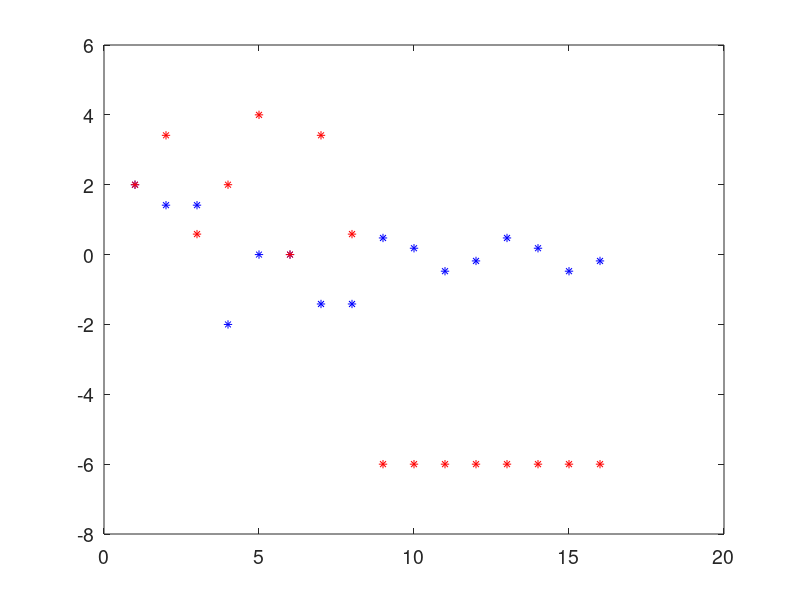
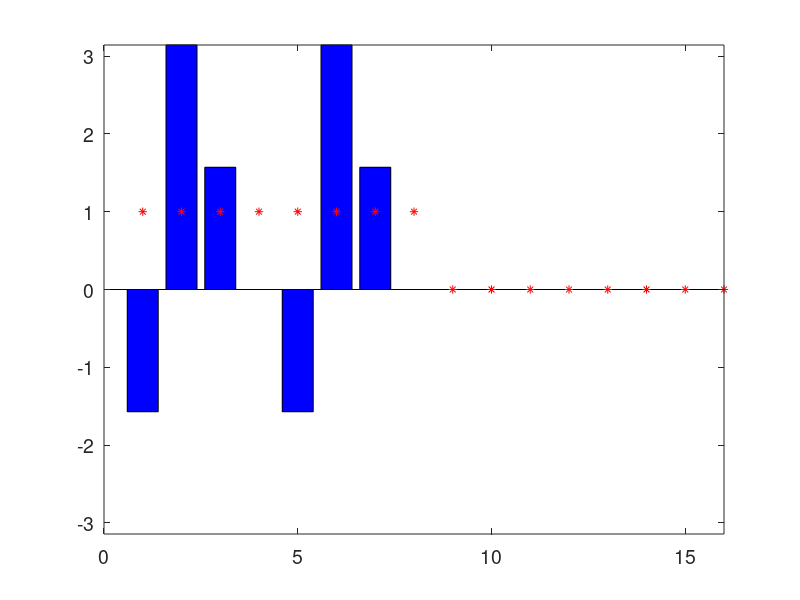
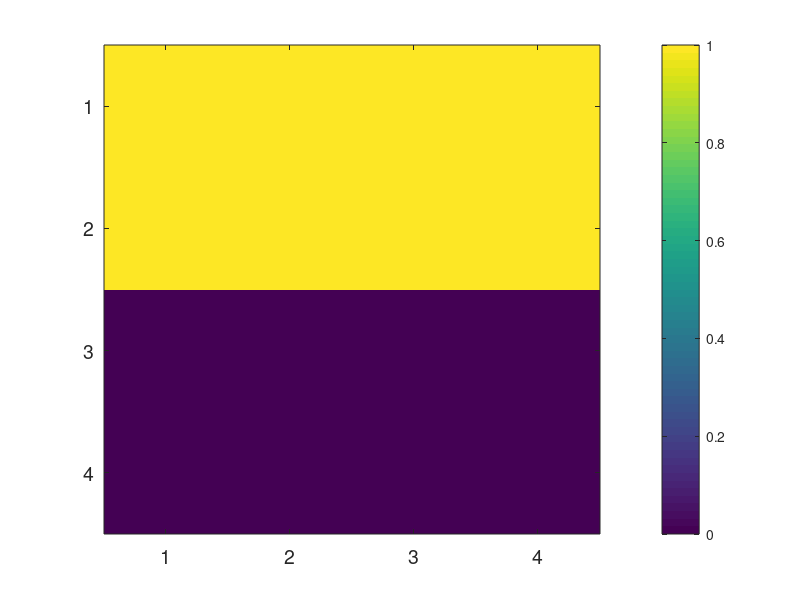
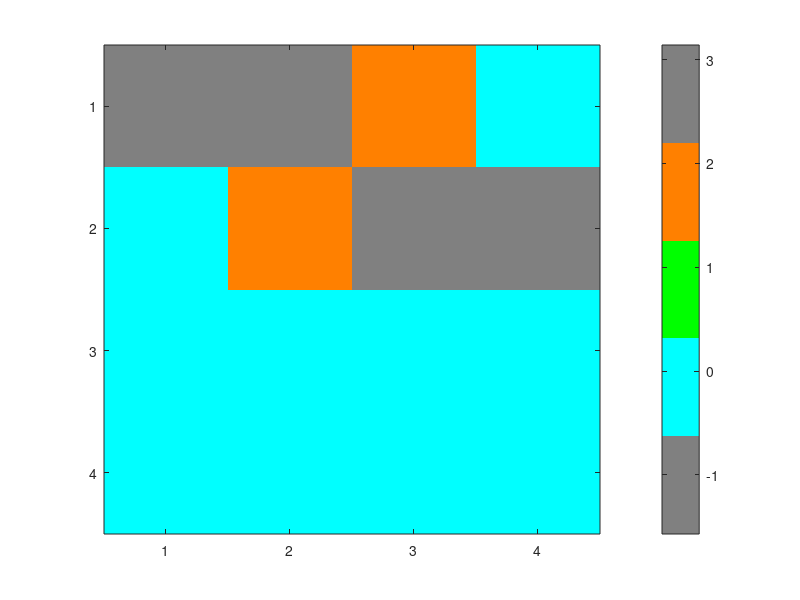

Recreate these plots in MATLAB, in order.
clc
clear all
close all
Nd = 15; 
t = 1; 
h = - 0.02;
k1 = exp(h); 
k2 = exp(-h); 
g = k1 - k2;

Nr = (Nd + 1)/4;
F0 = sparse(zeros(Nr, Nr));
E1 = sparse(fliplr(diag([k2 0.0*k1 0.0*k1 k1])));
E2 = sparse(fliplr(0*diag([k1 k1 k1 k1])));
D1 = diag(-g*1i*ones(1,Nr)) + diag(k1*ones(1,Nr-1), 1) + diag(k2*ones(1,Nr-1), -1);
D2 = diag(-g*1i*ones(1,Nr)) + diag(k2*ones(1,Nr-1), 1) + diag(k1*ones(1,Nr-1), -1);
D3 = diag(3*g*1i*ones(1,Nr)) + diag(0.3*k1*ones(1,Nr-1), 1) + diag(0.3*k1*ones(1,Nr-1), -1);
H = sparse([D1 E1 F0 F0;
            E1 D1 E2 F0;
            F0 E2 D3 E2;
            F0 F0 E2 D3]);

% H = sparse([D1 E1;
%             E1 D1;
%             ]);

[V, A] = eig(full(H));
lam = diag(A);
% [~, idx] = sort(real(lam));
% lam1 = lam(idx);
figure
plot(real(lam),'b*')
hold on
plot(imag(lam)*50,'r*')
set(gcf, 'Position', [00, 00, 350, 300])
% axis([0 Nd + 1 -2.5 2.5])
set(gca,'FontSize', 14) % Font Size
Lasing = find(imag(diag(V)) > 0);
Lasing=5

bn = 5
figure
bar(angle(V(:,bn)),'b')
hold on
plot(abs(V(:,bn))/max(abs(V(:,bn))),'r*')
set(gcf, 'Position', [00, 00, 350, 300])
set(gca,'FontSize', 14) % Font Size
axis([0 Nd + 1 -pi pi])


Intensity = abs(V(:, Lasing)) .* abs(V(:, Lasing));
Intensity = Intensity ./ max(Intensity);
Phase = angle(V(:, Lasing));
Nall = sqrt(Nd+1);
for k = 1:1:Nall

    if mod(k, 2)
        RT(k, :) = Intensity((k - 1) * Nall + (1:Nall));
    else
        RT(k, :) = fliplr(Intensity((k - 1) * Nall + (1:Nall))');
    end

end

for k = 1:1:Nall

    if mod(k, 2)
        RA(k, :) = Phase((k - 1) * Nall + (1:Nall));
    else
        RA(k, :) = fliplr(Phase((k - 1) * Nall + (1:Nall))');
    end

end

figure;
imagesc(RT);
colorbar;
set(gcf, 'Position', [00, 00, 400, 300]);
set(gca, 'FontSize', 14);

figure;
imagesc(RA);
colormap([0.5 0.5 0.5; 0 1 1; 0 1 0; 1 0.5 0; 0.5 0.5 0.5]);
colorbar;
% bn = 9;
% figure
% bar(angle(V(:,bn)),'b')
% hold on
% plot(abs(V(:,bn))/max(abs(V(:,bn))),'r*')
% set(gcf, 'Position', [00, 00, 350, 300])
% set(gca,'FontSize', 14) % Font Size
% axis([0 Nd + 1 -pi pi])
% phi = linspace(2*pi/(Nd + 1),2*pi,Nd + 1);
% phi2 = circshift(phi,1);
% xRing = [cos(phi);cos(phi)*1.5;cos(phi2)*1.5;cos(phi2)];
% yRing = [sin(phi);sin(phi)*1.5;sin(phi2)*1.5;sin(phi2)];
% ringData = angle(V(:,bn));
% figure
% patch(xRing,yRing,ringData, 'Edgecolor','none');
% set(gca,'cLim',[-pi pi]);
% axis square
%  axis off
% set(gcf,'color','w');
% colormap('hsv')
% colorbar
